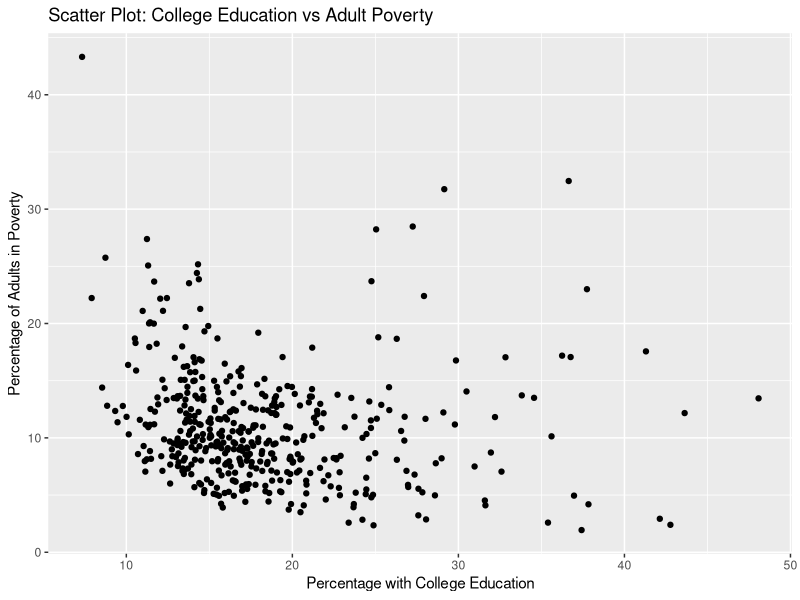
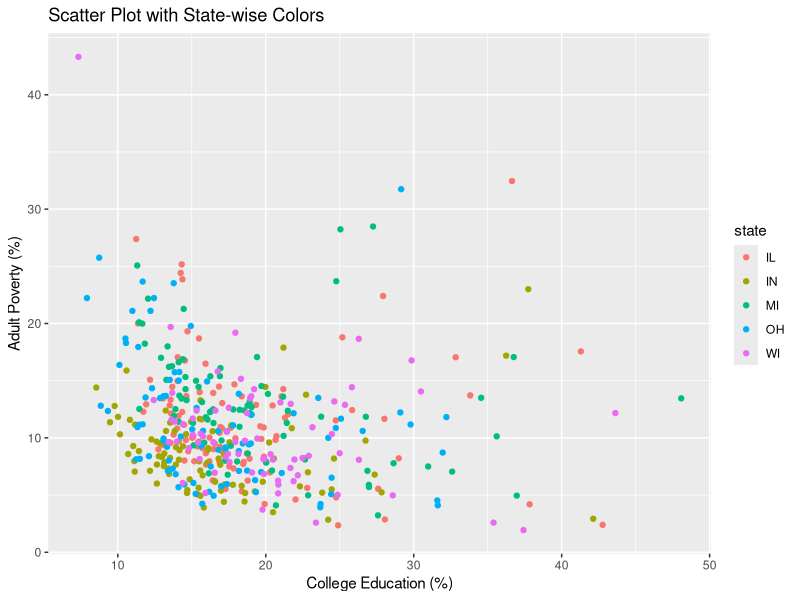
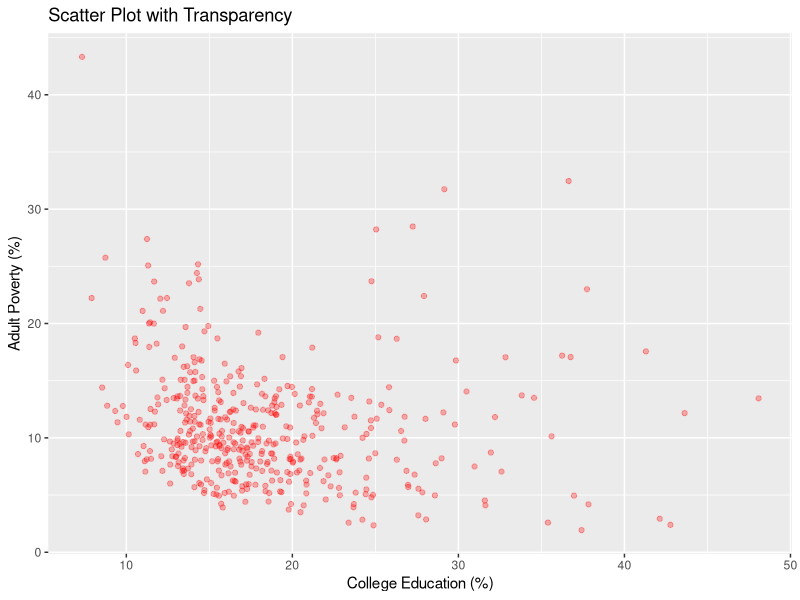
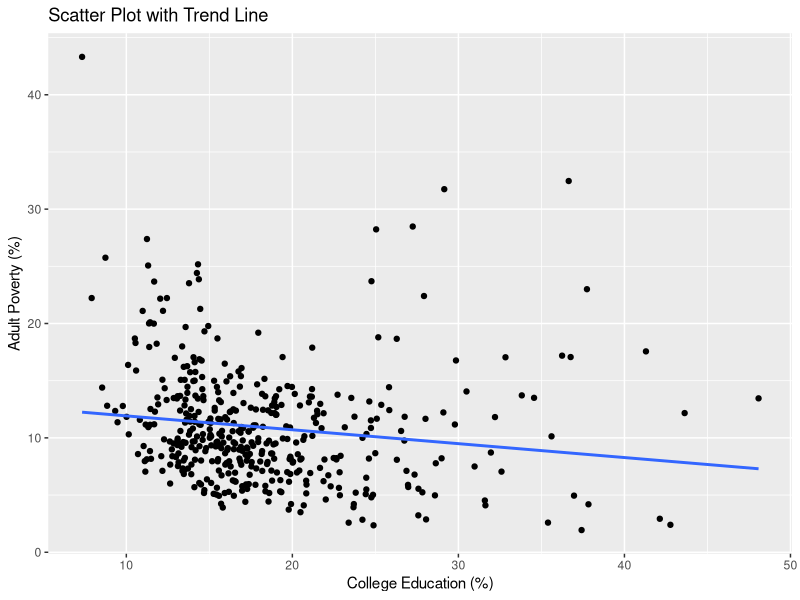
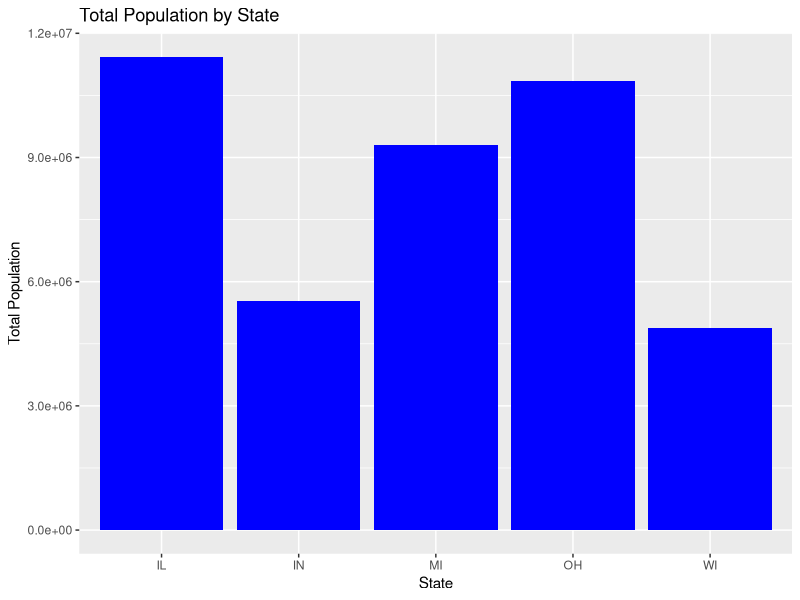
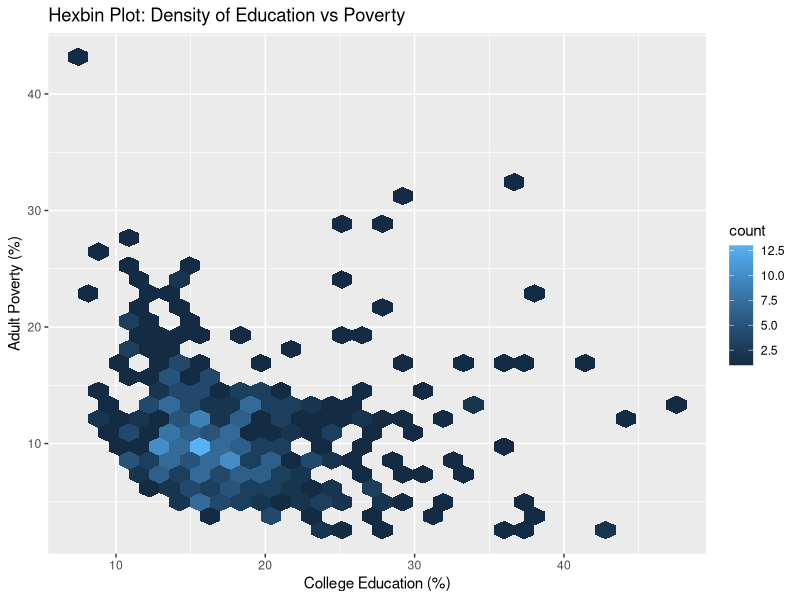
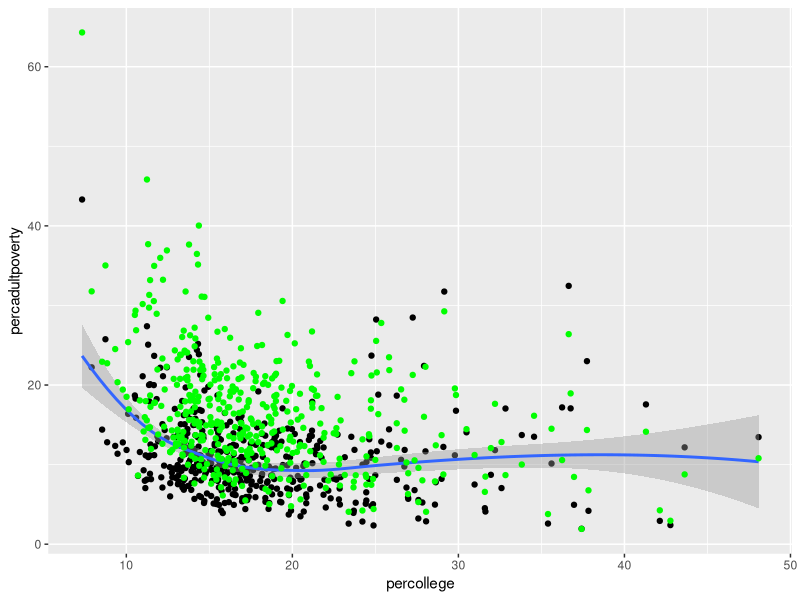
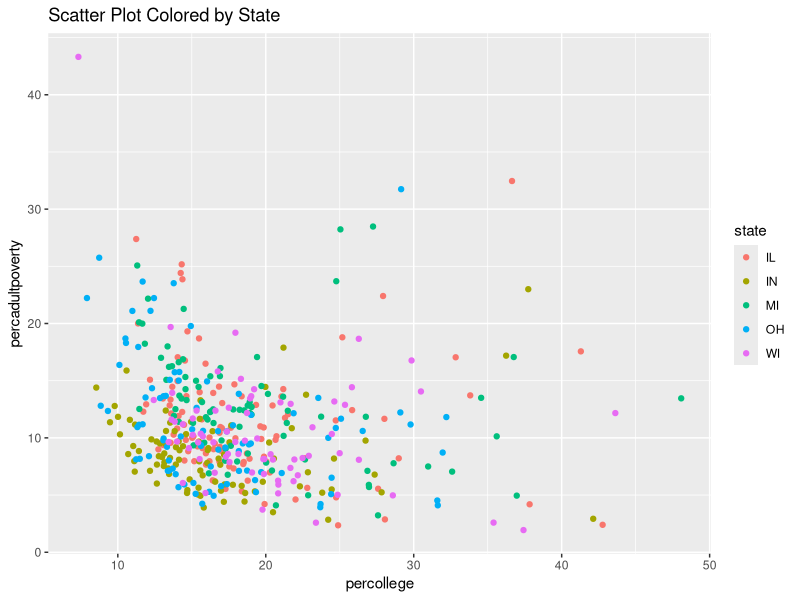

Generate these figures, in order, with R:

# Step 1: Install and Load Required Package
# Install ggplot2 (run only once)
install.packages("ggplot2")

# Load ggplot2 into the session
library(ggplot2)


# Step 2: Load and View Dataset
# Load the built-in midwest dataset
data("midwest", package = "ggplot2")

# View dataset (opens in viewer)
View(midwest)

# Display first few rows in console
head(midwest)


# Step 3: Visualizations

# 3.1 Scatter Plot - percollege vs percadultpoverty
ggplot(data = midwest, aes(x = percollege, y = percadultpoverty)) +
  geom_point() +
  labs(title = "Scatter Plot: College Education vs Adult Poverty",
       x = "Percentage with College Education",
       y = "Percentage of Adults in Poverty")


# 3.1.2 Scatter Plot with Color Mapping (by state)
ggplot(data = midwest, aes(x = percollege, y = percadultpoverty, color = state)) +
  geom_point() +
  labs(title = "Scatter Plot with State-wise Colors",
       x = "College Education (%)",
       y = "Adult Poverty (%)")


# 3.1.3 Scatter Plot with Constant Color and Transparency
ggplot(data = midwest, aes(x = percollege, y = percadultpoverty)) +
  geom_point(color = "red", alpha = 0.3) +
  labs(title = "Scatter Plot with Transparency",
       x = "College Education (%)",
       y = "Adult Poverty (%)")


# 3.1.4 Scatter Plot with Smooth Line (Trend)
ggplot(data = midwest, aes(x = percollege, y = percadultpoverty)) +
  geom_point() +
  geom_smooth(method = "lm", se = FALSE) +
  labs(title = "Scatter Plot with Trend Line",
       x = "College Education (%)",
       y = "Adult Poverty (%)")


# 3.2 Bar Plot - State-wise Total Population
ggplot(data = midwest, aes(x = state, y = poptotal)) +
  geom_col(fill = "blue") +
  labs(title = "Total Population by State",
       x = "State",
       y = "Total Population")


# 3.3 Hexagonal Heatmap (Density Plot)
ggplot(data = midwest, aes(x = percollege, y = percadultpoverty)) +
  geom_hex() +
  labs(title = "Hexbin Plot: Density of Education vs Poverty",
       x = "College Education (%)",
       y = "Adult Poverty (%)")


# 3.4 Shared Aesthetic Mapping
ggplot(data = midwest, aes(x = percollege, y = percadultpoverty)) +
  geom_point() +                 # uses default mapping
  geom_smooth() +               # uses default mapping
  geom_point(aes(y = percchildbelowpovert), color = "green")  # override y-axis


# 3.5 Color Mapping by State
ggplot(data = midwest) +
  geom_point(aes(x = percollege, y = percadultpoverty, color = state)) +
  labs(title = "Scatter Plot Colored by State")


# 3.6 Custom Color and Transparency
ggplot(data = midwest) +
  geom_point(aes(x = percollege, y = percadultpoverty),
             color = "red",
             alpha = 0.3) +
  labs(title = "Customized Scatter Plot with Transparency")


 
